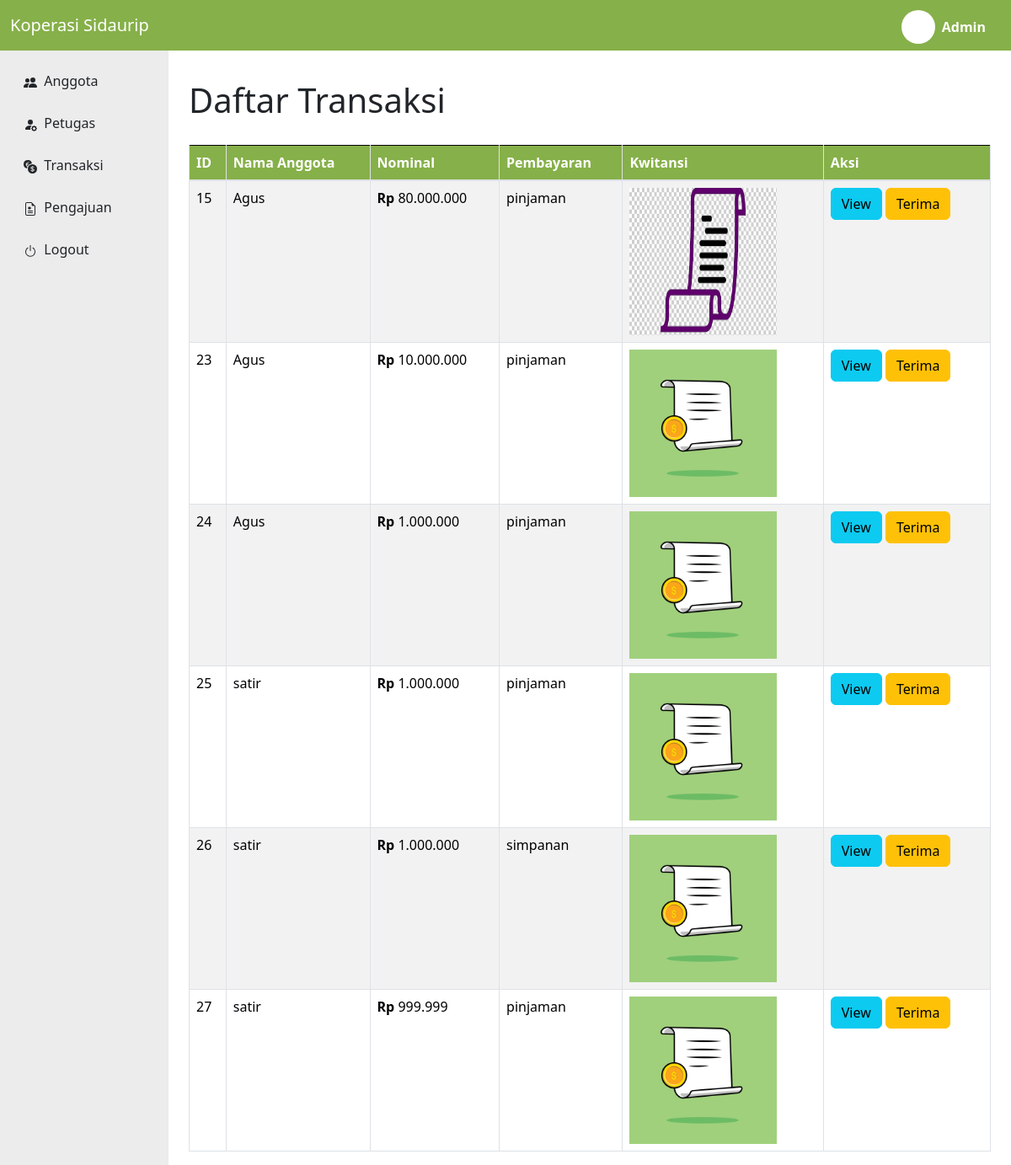
/views/admin/anggota/validasi_transaksi.php, run on the app's committed database.
### tables this page shows
CREATE TABLE `transaksi` (
  `id_transaksi` int NOT NULL,
  `id_anggota` int DEFAULT NULL,
  `id_petugas` int DEFAULT NULL,
  `nominal` bigint DEFAULT NULL,
  `kwitansi` varchar(255) DEFAULT NULL,
  `tipe_bayar` varchar(255) DEFAULT NULL
);

### controllers/transaksiController.php (called while the page is built, shortened)
<?php
include_once '../../../models/transaksi.php';
class transaksiController
{
    private $model;
    public function __construct($db)
    {
        $this->model = new transaksi($db);
    }
    public function getAlltransaksi()
    {
        return $this->model->getAllTransaksi();
    }
}

### models/transaksi.php (called while the page is built, shortened)
<?php
class transaksi
{
    private $koneksi;
    public function __construct($db)
    {
        $this->koneksi = $db;
    }
    public function getAlltransaksi()
    {
        $query = "SELECT * FROM  transaksi";
        $result = mysqli_query($this->koneksi, $query);
        return $result;
    }
}

### controllers/anggotaController.php (called while the page is built, shortened)
<?php
include_once '../../../models/anggota.php';
class anggotaController
{
    private $model;
    public function __construct($db)
    {
        $this->model = new anggota($db);
    }
    public function getNamaById($id_anggota)
    {
        return $this->model->getNamaById($id_anggota);
    }
}

### models/anggota.php (called while the page is built, shortened)
<?php
class anggota
{
    private $koneksi;
    public function __construct($db)
    {
        $this->koneksi = $db;
    }
    function getNamaById($id_anggota)
    {
        $query = "select nama_anggota from anggota where id_anggota = '$id_anggota'";
        $result = mysqli_query($this->koneksi, $query);
        return mysqli_fetch_array($result);
    }
}

### views/admin/anggota/validasi_transaksi.php (the view, shortened to what this page needs)
<?php
include_once '../../../config.php';
include_once '../../../controllers/transaksiController.php';
include_once '../../../controllers/anggotaController.php';
$database = new database;
$db = $database->getKoneksi();
$transaksiController = new transaksiController($db);
$anggotaController = new anggotaController($db);
$transaksi = $transaksiController->getAlltransaksi();
?>
<?php include '../../../header_petugas.php'; ?>
<link href="https://cdn.jsdelivr.net/npm/bootstrap@5.3.2/dist/css/bootstrap.min.css" rel="stylesheet"
>
<div class="pagetitle" style="margin-top: 10%; margin-bottom: 3%;">
    <h1>Daftar Transaksi</h1>
</div>
<table class="table table-bordered table-striped">
    <thead style="border-color: black;">
        <tr>
            <th scope="col" style="background-color: #86b049; color: white;">ID</th>
            <th scope="col" style="background-color: #86b049; color: white;">Nama Anggota</th>
            <th scope="col" style="background-color: #86b049; color: white;">Nominal</th>
            <th scope="col" style="background-color: #86b049; color: white;">Pembayaran</th>
            <th scope="col" style="background-color: #86b049; color: white;">Kwitansi</th>
            <th scope="col" style="background-color: #86b049; color: white;">Aksi</th>
        </tr>
    </thead>
    <tbody>
        <?php foreach ($transaksi as $x): ?>
            <tr>
                <td>
                    <?= $x['id_transaksi'] ?>
                </td>
                <td>
                    <?php
                    $id_anggota = $x['id_anggota'];
                    $nama_anggota = $anggotaController->getNamaById($id_anggota);
                    $nama = implode(" ", $nama_anggota);
                    echo strtok($nama, " "); ?>
                </td>
                <td>
                    <span><strong>Rp</strong></span>
                    <?= number_format($x['nominal'], 0, ',', '.') ?>
                </td>
                <td>
                    <?= $x['tipe_bayar'] ?>
                </td>
                <td>
                    <img src='kwitansi/<?= $x['kwitansi'] ?>' alt='<?= $x['kwitansi'] ?>' width='175px' height='175px'
                        onclick="openFullScreenImage('kwitansi/<?= $x['kwitansi'] ?>')" style="cursor: pointer;">
                </td>
                <td>
                    <button class="btn btn-info"
                        onclick="openFullScreenImage('kwitansi/<?= $x['kwitansi'] ?>')">View</button>
                    <a class="btn btn-warning" href="delete_transaksi<?= $x['id_transaksi']; ?>">Terima</a>
                </td>
            </tr>
        <?php endforeach; ?>
    </tbody>
</table>
    <?php include '../../../footer_petugas.php'; ?>

### header_petugas.php (shortened to what this page needs)
<!DOCTYPE html>
<html lang="en">
<head>
    <link rel="stylesheet" href="https://stackpath.bootstrapcdn.com/bootstrap/4.3.1/css/bootstrap.min.css">
</head>
<body>
    <div class="container-fluid">
        <div class="row">
            <nav class="col-md-3 col-lg-2 d-md-block sidebar" style="margin-top: 3%; padding-bottom: 420px;  background-color: #ececec;">
                <div class="sidebar-sticky">
                    <ul class="nav flex-column" style="margin-top: 30px;">
                        <li class="nav-item" style="margin-top: 10px; display: flex; align-items: center;">
                            <a class="nav-link text-dark" href="anggota">
                                &nbsp;Anggota
                            </a>
                        </li>
                        <li class="nav-item" style="margin-top: 10px; display: flex; align-items: center;">
                            <a class="nav-link text-dark" href="petugas">
                                &nbsp;Petugas
                            </a>
                        </li>
                        <li class="nav-item" style="margin-top: 10px; display: flex; align-items: center;">
                            <a class="nav-link text-dark" href="validasi">
                                &nbsp;Transaksi
                            </a>
                        </li>
                        <li class="nav-item" style="margin-top: 10px; display: flex; align-items: center;">
                            <a class="nav-link text-dark" href="penyetujuan">
                                &nbsp;Pengajuan
                            </a>
                        </li>
                        <li class="nav-item" style="margin-top: 10px; display: flex; align-items: center;">
                            <a class="nav-link text-dark" href="logout">
                                <svg xmlns="http://www.w3.org/2000/svg" width="16" height="16" fill="currentColor" class="bi bi-power" viewBox="0 0 16 16">
                                    <path d="M7.5 1v7h1V1z" />
                                    <path d="M3 8.812a4.999 4.999 0 0 1 2.578-4.375l-.485-.874A6 6 0 1 0 11 3.616l-.501.865A5 5 0 1 1 3 8.812" />
                                </svg>
                                &nbsp;Logout
                            </a>
                        </li>
                    </ul>
                </div>
            </nav>
            <nav class="navbar navbar-dark fixed-top" style="background-color: #86b049;">
                <a class="navbar-brand" href="#" style="margin-left: 1%">Koperasi Sidaurip</a>
                <div class="ml-auto mt-1 d-flex align-items-center">
                    <div class="bg-white text-black rounded-circle" style="width: 40px; height: 40px;"></div>
                    <span class="ml-2 font-weight-bold text-white" style="margin-right: 30px;">Admin</span>
                </div>
            </nav>
            <main role="main" class="col-md-9 ml-sm-auto col-lg-10 px-4">

### footer_petugas.php (shortened to what this page needs)
</main>
</div>
</div>
</body>
</html>

### data on the page
transaksi: id_transaksi "15", nama "Agus", nominal "80.000.000", tipe_bayar "pinjaman", kwitansi (picture)
transaksi: id_transaksi "23", nama "Agus", nominal "10.000.000", tipe_bayar "pinjaman", kwitansi (picture)
transaksi: id_transaksi "24", nama "Agus", nominal "1.000.000", tipe_bayar "pinjaman", kwitansi (picture)
transaksi: id_transaksi "25", nama "satir", nominal "1.000.000", tipe_bayar "pinjaman", kwitansi (picture)
transaksi: id_transaksi "26", nama "satir", nominal "1.000.000", tipe_bayar "simpanan", kwitansi (picture)
transaksi: id_transaksi "27", nama "satir", nominal "999.999", tipe_bayar "pinjaman", kwitansi (picture)
